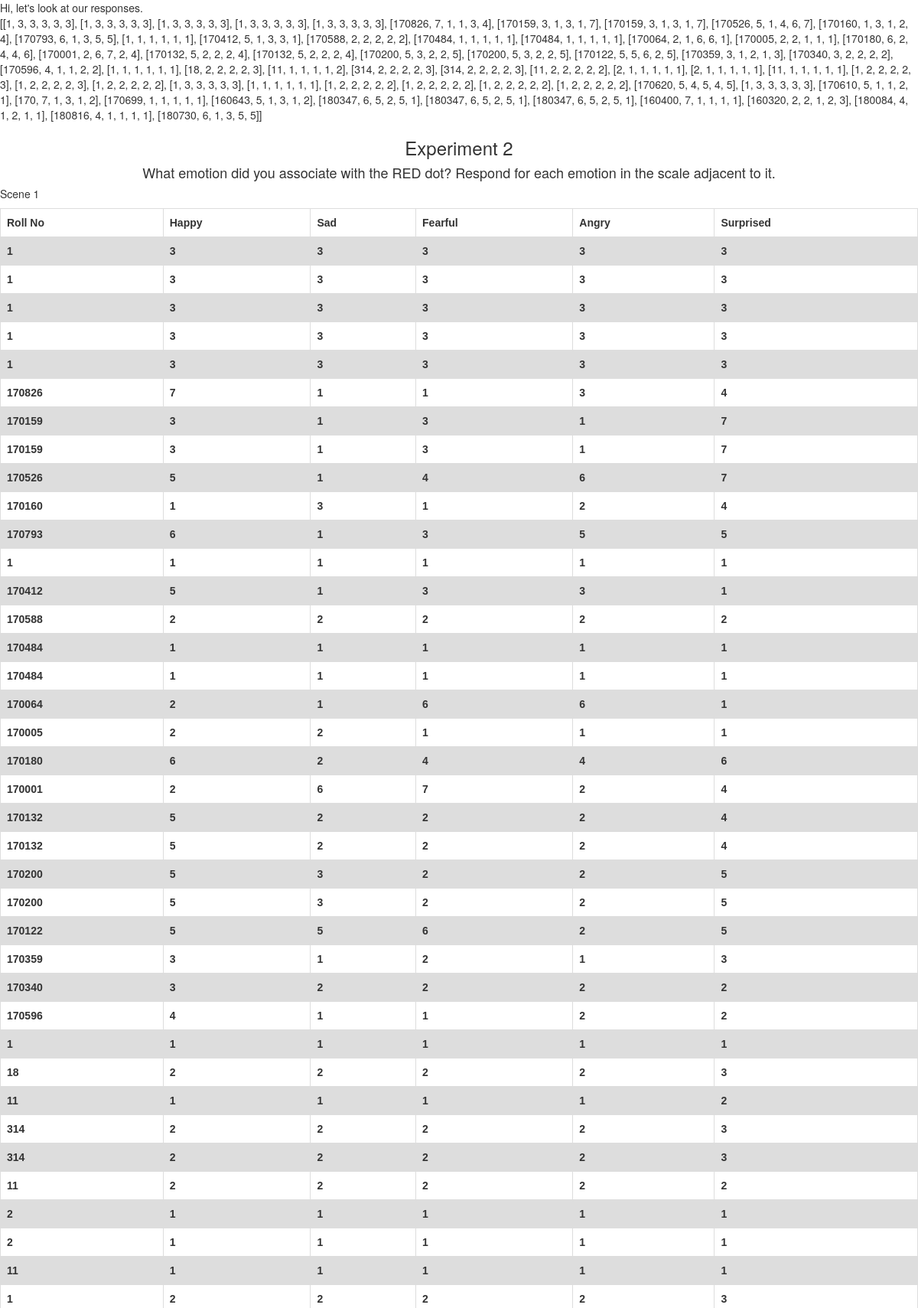
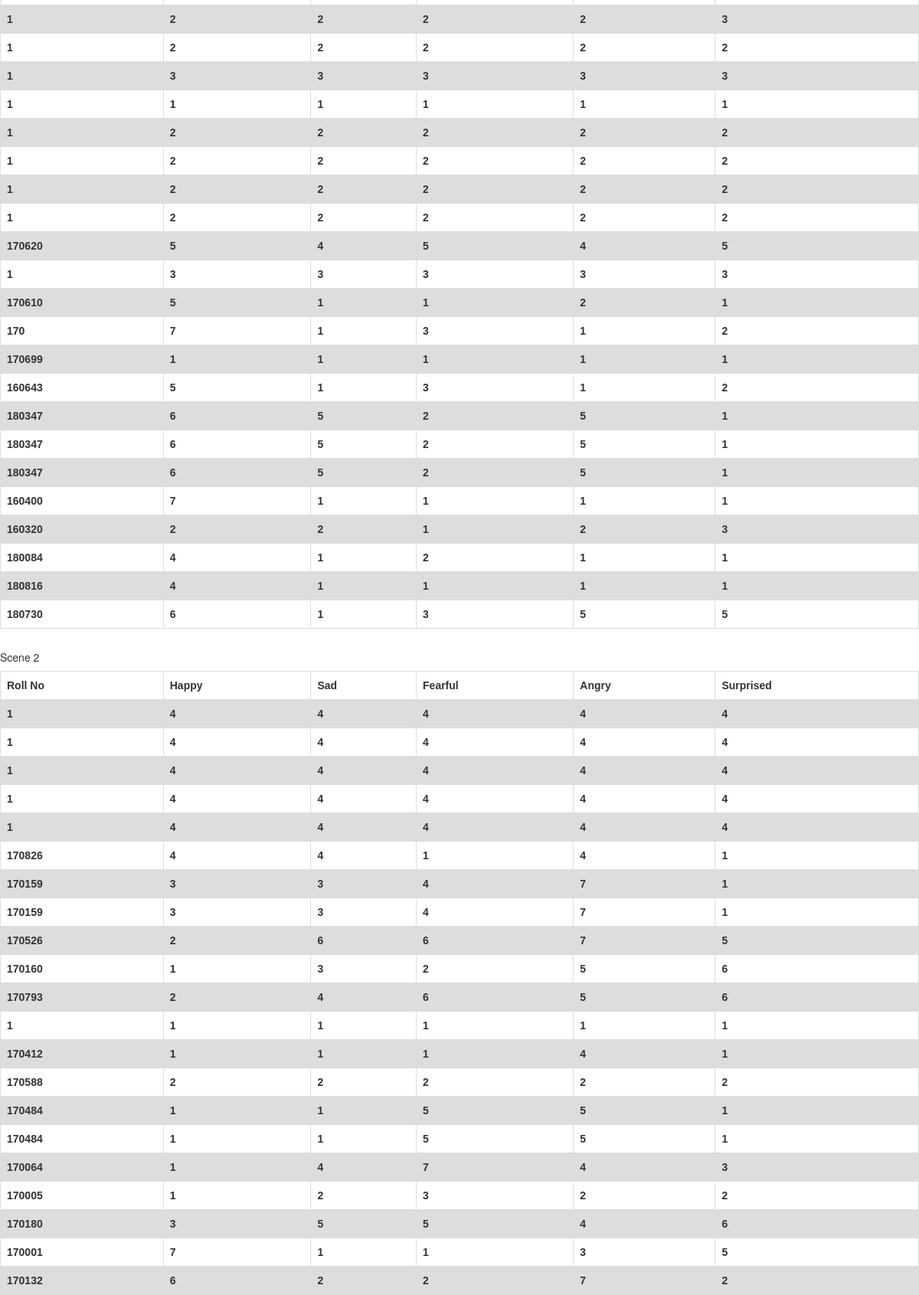
Screenshot of /data/2/ (upper part) with the database file from the repository (2 pictures, top to bottom).
### experiments/models.py (models this page shows)
class Experiment(models.Model):
	question = models.CharField(max_length=200)
	title = models.CharField(max_length=30,default='Experiment')
	focus1 = models.IntegerField(default=-1, db_column='focus')
	eagerness1 = models.IntegerField(default=-1, db_column='eagerness')
	arousal1 = models.IntegerField(default=-1, db_column='arousal')
	focus2 = models.IntegerField(default=-1)
	eagerness2 = models.IntegerField(default=-1)
	arousal2 = models.IntegerField(default=-1)
	focus3 = models.IntegerField(default=-1)
	eagerness3 = models.IntegerField(default=-1)
	arousal3 = models.IntegerField(default=-1)

class Response(models.Model):
	exp = models.ForeignKey(Experiment,on_delete=models.CASCADE)
	name  = models.CharField(max_length=20)
	roll = models.IntegerField(default=-1)
	gender = models.CharField(max_length=10)
	age = models.IntegerField(default=-1)
	happy1 = models.IntegerField(default=-1, db_column='happy')
	sad1 = models.IntegerField(default=-1, db_column='sad')
	fearful1 = models.IntegerField(default=-1, db_column='fearful')
	angry1 = models.IntegerField(default=-1, db_column='angry')
	surprised1 = models.IntegerField(default=-1, db_column='surprised')
	happy2 = models.IntegerField(default=-1)
	sad2 = models.IntegerField(default=-1)
	fearful2 = models.IntegerField(default=-1)
	angry2 = models.IntegerField(default=-1)
	surprised2 = models.IntegerField(default=-1)
	happy3 = models.IntegerField(default=-1)
	sad3 = models.IntegerField(default=-1)
	fearful3 = models.IntegerField(default=-1)
	angry3 = models.IntegerField(default=-1)
	surprised3 = models.IntegerField(default=-1)

### experiments/views.py (the view)
# urls.py: path('data/<int:id>/',views.data_view)
def data_view(request,id):
	exp = get_object_or_404(Experiment,pk=id)
	responses_qset = exp.response_set.all()
	responses1 = []
	responses2 = []
	responses3 = []
	for r in responses_qset:
		responses1.append([r.roll,r.happy1,r.sad1,r.fearful1,r.angry1,r.surprised1])
		responses2.append([r.roll,r.happy2,r.sad2,r.fearful2,r.angry2,r.surprised2])
		responses3.append([r.roll,r.happy3,r.sad3,r.fearful3,r.angry3,r.surprised3])
	scene1 = [(0,exp.focus1,exp.eagerness1,exp.arousal1)]
	scene2 = [(1,exp.focus2,exp.eagerness2,exp.arousal2)]
	scene3 = [(2,exp.focus3,exp.eagerness3,exp.arousal3)]
	context = {
	 	'title' : exp.title,
		'question' : exp.question,
		'scene1' : scene1,
		'scene2' : scene2,
		'scene3' : scene3,
		'responses1' : responses1,
		'responses2' : responses2,
		'responses3' : responses3
	}
	return render(request,'experiments/data.html',context)

### experiments/templates/experiments/data.html (shortened to what this page needs)
<!DOCTYPE html>
<html>
<head>
{% load static %}
<link rel="stylesheet" href="https://maxcdn.bootstrapcdn.com/bootstrap/3.3.7/css/bootstrap.min.css">
</head>
<body>
Hi, let's look at our responses.<br>
{{ responses1 }}<br>
<h3 style="text-align:center">{{ title }}</h3>
{% if responses1 %}
<h4 style="text-align:center">{{ question }}</h4>
    <h5>Scene 1</h5>
    <table>
        <tr>
          <th>Roll No</th>
          <th>Happy</th>
          <th>Sad</th>
          <th>Fearful</th>
          <th>Angry</th>
          <th>Surprised</th>
        </tr>
        {% for r in responses1 %}
          <tr>
          <th>{{ r.0 }}</th>
          <th>{{ r.1 }}</th>
          <th>{{ r.2 }}</th>
          <th>{{ r.3 }}</th>
          <th>{{ r.4 }}</th>
          <th>{{ r.5 }}</th>
          </tr>
        {% endfor %}
    </table>
    <br>
    <h5>Scene 2</h5>
    <table>
        <tr>
          <th>Roll No</th>
          <th>Happy</th>
          <th>Sad</th>
          <th>Fearful</th>
          <th>Angry</th>
          <th>Surprised</th>
        </tr>
        {% for r in responses2 %}
          <tr>
          <th>{{ r.0 }}</th>
          <th>{{ r.1 }}</th>
          <th>{{ r.2 }}</th>
          <th>{{ r.3 }}</th>
          <th>{{ r.4 }}</th>
          <th>{{ r.5 }}</th>
          </tr>
        {% endfor %}
    </table>
    <br>
    <br>
{% endif %}
</body>
</html>

### experiments/templates/experiments/data.html (style rules this page uses)
table { font-family: arial, sans-serif; border-collapse: collapse; width: 100%; }
td, th { border: 1px solid #dddddd; text-align: left; padding: 8px; }
tr:nth-child(even) { background-color: #dddddd; }

### rows the page displays
Experiment: title "Experiment 2", question "What emotion did you associate with the RED dot? Respond for each emotion in the scale adjacent to it."
Response: roll "170826", happy "7", r "1", angry "3", r "4"
Response: roll "170526", r "5", sad "1", r "4", r "6", r "7", r "2"
Response: roll "170160", r "1", r "3", r "2", r "4", angry2 "5", surprised2 "6"
Response: roll "170793", r "6", r "1", fearful "3", r "5", r "2", r "4"
Response: roll "170412", happy "5", r "1", r "3", angry2 "4"
Response: roll "170588", r "2"
Response: roll "170064", r "2", r "1", r "6", r "4", fearful2 "7", r "3"
Response: roll "170005", r "2", r "1", r "3"
Response: roll "170180", r "6", r "2", r "4", happy2 "3", r "5"
Response: roll "170001", r "2", sad "6", r "7", r "4", r "1", angry2 "3", surprised2 "5"
Response: roll "170122", r "5", r "6", r "2"
Response: roll "170359", r "3", r "1", r "2"
Response: roll "170340", r "3", r "2"
Response: roll "170596", happy "4", r "1", r "2"
Response: roll "170620", r "5", r "4"
Response: roll "170610", r "5", r "1", r "2"
Response: roll "170", r "7", r "1", r "3", r "2"
Response: roll "170699", r "1"
Response: roll "160643", r "5", r "1", r "3", r "2"
Response: roll "160400", r "7", r "1"
Response: roll "160320", r "2", r "1", r "3"
Response: roll "180084", r "4", r "1", r "2"
Response: roll "180816", r "4", r "1"
Response: roll "180730", r "6", sad "1", r "3", r "5"

### other values shown
{{ r.0 }} "1" "1" "1" "1" "1" "170159" "170159" "1" "170484" "170484" "170132" "170132" "170200" "170200" "1" "18" "11" "314" "314" "11" "2" "2" "11" "1" "1" "1" "1" "1" "1" "1" "1" "1" "1" "180347" "180347" "180347"
{{ r.1 }} "3" "3" "3" "3" "3" "3" "3" "1" "1" "1" "5" "5" "5" "5" "1" "2" "1" "2" "2" "2" "1" "1" "1" "2" "2" "2" "3" "1" "2" "2" "2" "2" "3" "6" "6" "6"
{{ r.2 }} "3" "3" "3" "3" "3" "1" "1" "1" "1" "1" "2" "2" "3" "3" "1" "2" "1" "2" "2" "2" "1" "1" "1" "2" "2" "2" "3" "1" "2" "2" "2" "2" "3" "5" "5" "5"
{{ r.3 }} "3" "3" "3" "3" "3" "3" "3" "1" "1" "1" "2" "2" "2" "2" "1" "2" "1" "2" "2" "2" "1" "1" "1" "2" "2" "2" "3" "1" "2" "2" "2" "2" "3" "2" "2" "2"
{{ r.4 }} "3" "3" "3" "3" "3" "1" "1" "1" "1" "1" "2" "2" "2" "2" "1" "2" "1" "2" "2" "2" "1" "1" "1" "2" "2" "2" "3" "1" "2" "2" "2" "2" "3" "5" "5" "5"
{{ r.5 }} "3" "3" "3" "3" "3" "7" "7" "1" "1" "1" "4" "4" "5" "5" "1" "3" "2" "3" "3" "2" "1" "1" "1" "3" "3" "2" "3" "1" "2" "2" "2" "2" "3" "1" "1" "1"
{{ r.0 }} "1" "1" "1" "1" "1" "170159" "170159" "1" "170484" "170484" "170132"
{{ r.1 }} "4" "4" "4" "4" "4" "3" "3" "1" "1" "1" "6"
{{ r.2 }} "4" "4" "4" "4" "4" "3" "3" "1" "1" "1" "2"
{{ r.3 }} "4" "4" "4" "4" "4" "4" "4" "1" "5" "5" "2"
{{ r.4 }} "4" "4" "4" "4" "4" "7" "7" "1" "5" "5" "7"
{{ r.5 }} "4" "4" "4" "4" "4" "1" "1" "1" "1" "1" "2"
